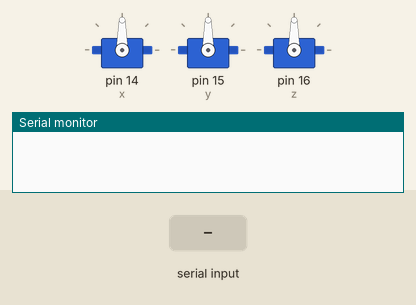
Bench run of a sketch on a simulated Arduino Uno, built with avr-gcc and run on an emulated ATmega328P. On the bench: 3 × servo, the last lines printed to the serial monitor. Inputs (shaded band) come from the test bench.

Above: at 1.2 s.
1.3 s: "90,45,200\n" received over Serial
At 4.1 s:
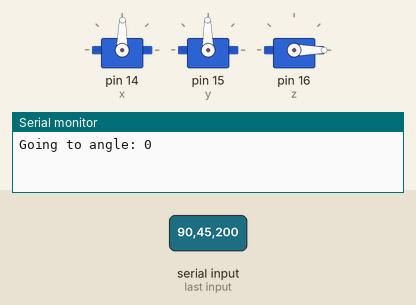
4.3 s: byte 88 ('X') received over Serial
At 6.0 s:
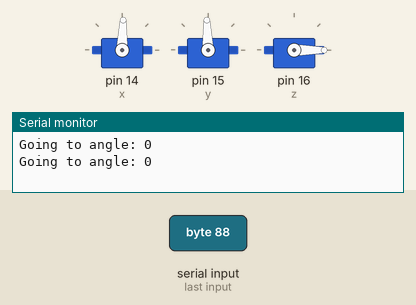
6.7 s: byte 89 ('Y') received over Serial
At 8.9 s:
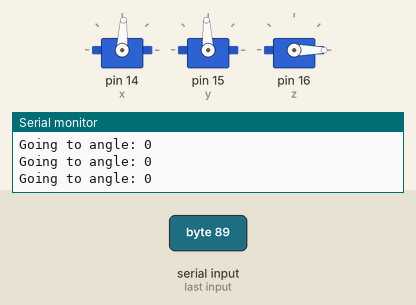
9.2 s: "Y90\n" received over Serial
At 11.8 s:
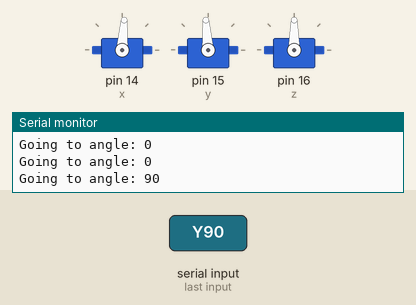
Timing chart, 0 to 13.2 s (numbered marks = the images above; inputs shaded):
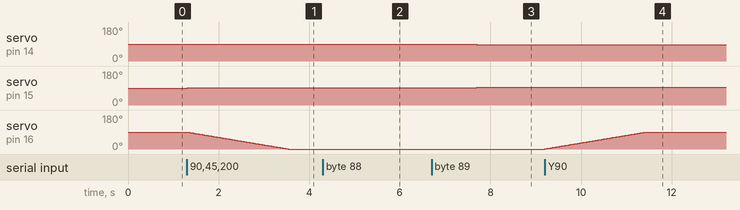

Measured:
- after the input at 1.3 s, servo on pin 14 (x): 90° → 89° at once; servo on pin 15 (y): 90° → 91° at once; servo on pin 16 (z): moves from 90° to 0° over 2.2 s, starting at once
- after the input at 4.3 s, servo on pin 14 (x): 89° → 88° after 1.0 s; servo on pin 15 (y): 91° → 92° after 1.0 s
- after the input at 6.7 s, servo on pin 14 (x): 88° → 87° after 1.0 s; servo on pin 15 (y): 92° → 93° after 1.0 s
- after the input at 9.2 s, servo on pin 14 (x): 87° → 86° at once; servo on pin 15 (y): 93° → 94° at once; servo on pin 16 (z): moves from 0° to 90° over 2.2 s, starting at once

The sketch:

all_servos.ino
```cpp
#include <Servo.h>

Servo x, y, z;
int width = 640, height = 480;  // total resolution of the video
int xpos = 90, ypos = 90, zpos = 90;  // initial positions of all servos
int zState;

void setup() {

  Serial.begin(9600);
  x.attach(14);
  y.attach(15);
  z.attach(16);
  x.write(xpos);
  y.write(ypos);
  z.write(zpos);
}

const int angle = 1;   // degree of increment or decrement
unsigned long previousMillis = 0;  // variable to store the previous time
const long interval = 25;          // interval at which to update the servo

void loop() {
if (Serial.available() > 0)
{
  int x_mid, y_mid, z_angle;
  if (Serial.read() == 'X')
  {
    x_mid = Serial.parseInt();  // read center x-coordinate
    if (Serial.read() == 'Y')
      y_mid = Serial.parseInt(); // read center y-coordinate
  }
  else
  {
    String incomingString = Serial.readStringUntil('\n');
    z_angle = incomingString.toInt(); // read Z servo angle
  }


    /* adjust the servo within the squared region if the coordinates
        is outside it
    */
    if (x_mid > width / 2 + 30)
      xpos += angle;
    if (x_mid < width / 2 - 30)
      xpos -= angle;
    if (y_mid > height / 2 + 30)
      ypos -= angle;
    if (y_mid < height / 2 - 30)
      ypos += angle;

    // if the servo degree is outside its range
    if (xpos >= 180)
      xpos = 180;
    else if (xpos <= 0)
      xpos = 0;
    if (ypos >= 180)
      ypos = 180;
    else if (ypos <= 0)
      ypos = 0;

    x.write(xpos);
    y.write(ypos);

    if (z_angle >= 0 && z_angle <= 180) {
      Serial.print("Going to angle: ");
      Serial.println(z_angle);
      zState = z.read();
      int delta = z_angle - zState;
      int increment = delta > 0 ? 1 : -1;
      while (zState != z_angle) {
        unsigned long currentMillis = millis();
        if (currentMillis - previousMillis >= interval) {
          previousMillis = currentMillis;
          zState += increment;
          z.write(zState);
        }
      }
    }
    else {
      Serial.println("Invalid angle");
    }
  }
}
```
